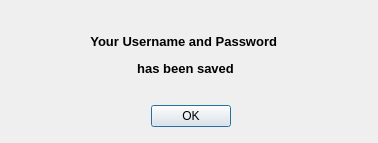
<?xml version="1.0" encoding="UTF-8"?>
<ui version="4.0">
 <class>Dialog</class>
 <widget class="QDialog" name="Dialog">
  <property name="geometry">
   <rect>
    <x>0</x>
    <y>0</y>
    <width>378</width>
    <height>143</height>
   </rect>
  </property>
  <property name="windowTitle">
   <string>Registration Success</string>
  </property>
  <widget class="QDialogButtonBox" name="buttonBox">
   <property name="geometry">
    <rect>
     <x>-40</x>
     <y>100</y>
     <width>461</width>
     <height>32</height>
    </rect>
   </property>
   <property name="orientation">
    <enum>Qt::Horizontal</enum>
   </property>
   <property name="standardButtons">
    <set>QDialogButtonBox::Ok</set>
   </property>
   <property name="centerButtons">
    <bool>true</bool>
   </property>
  </widget>
  <widget class="QLabel" name="label">
   <property name="geometry">
    <rect>
     <x>-10</x>
     <y>10</y>
     <width>391</width>
     <height>91</height>
    </rect>
   </property>
   <property name="text">
    <string>&lt;html&gt;&lt;head/&gt;&lt;body&gt;&lt;p align=&quot;center&quot;&gt;&lt;span style=&quot; font-size:10pt; font-weight:600;&quot;&gt;Your Username and Password &lt;/span&gt;&lt;/p&gt;&lt;p align=&quot;center&quot;&gt;&lt;span style=&quot; font-size:10pt; font-weight:600;&quot;&gt;has been saved&lt;/span&gt;&lt;/p&gt;&lt;/body&gt;&lt;/html&gt;</string>
   </property>
  </widget>
 </widget>
 <resources/>
 <connections>
  <connection>
   <sender>buttonBox</sender>
   <signal>accepted()</signal>
   <receiver>Dialog</receiver>
   <slot>accept()</slot>
   <hints>
    <hint type="sourcelabel">
     <x>248</x>
     <y>254</y>
    </hint>
    <hint type="destinationlabel">
     <x>157</x>
     <y>274</y>
    </hint>
   </hints>
  </connection>
  <connection>
   <sender>buttonBox</sender>
   <signal>rejected()</signal>
   <receiver>Dialog</receiver>
   <slot>reject()</slot>
   <hints>
    <hint type="sourcelabel">
     <x>316</x>
     <y>260</y>
    </hint>
    <hint type="destinationlabel">
     <x>286</x>
     <y>274</y>
    </hint>
   </hints>
  </connection>
 </connections>
</ui>
